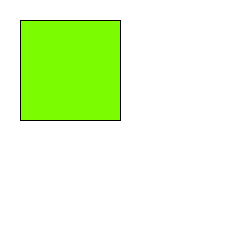
Frame 1 (no input)
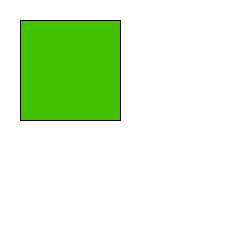
Frame 60 (the mouse pressed at the canvas centre just before this capture)
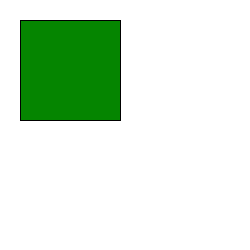
Frame 120 (the mouse held since frame 60 and released just before this capture)

The Processing sketch that drew these frames (run headless with seeded random() and noise(); from frame 60 on, the mouse is pressed at the canvas centre):

// Processing sketch: processing_162108
// ── processing_162108.pde

int counter = 124;
int counter2 = 252;
void setup() 
{
size(250, 250);
background(255); //set background white
}
void draw() 
{
stroke(0, 0, 0);
fill(counter, counter2, 0);
rect(20, 20, 100, 100);
counter--;
counter2--;
}
